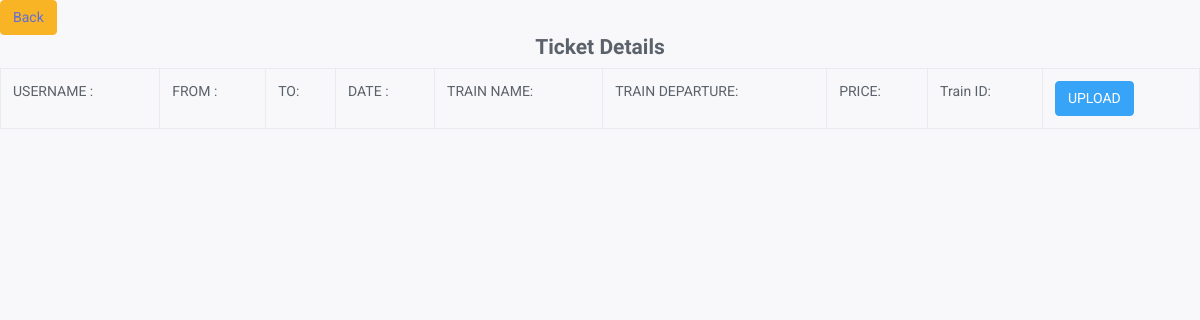
Before: /admin/receive.php?id1=6 with the older database file.
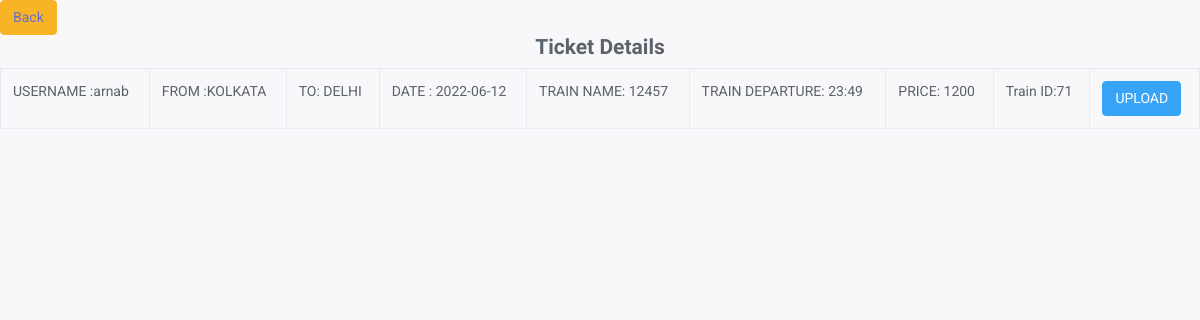
After: the same page with the newer database file.
### tables this page shows
CREATE TABLE IF NOT EXISTS `tbl_user` (
  `id` int(11) NOT NULL AUTO_INCREMENT,
  `username` varchar(50) NOT NULL,
  `email` varchar(100) NOT NULL,
  `password` varchar(100) NOT NULL,
  `confirm_password` varchar(100) NOT NULL,
  `Zip_code` varchar(200) NOT NULL,
  `phoneno` varchar(200) NOT NULL,
  PRIMARY KEY (`id`)
);

CREATE TABLE IF NOT EXISTS `enquiry` (
  `id1` int(11) NOT NULL AUTO_INCREMENT,
  `from1` varchar(255) NOT NULL,
  `to1` varchar(255) NOT NULL,
  `date1` date NOT NULL,
  `coachselection` text NOT NULL,
  `Pref_time` varchar(200) NOT NULL,
  `userid` int(11) NOT NULL,
  PRIMARY KEY (`id1`)
);

CREATE TABLE IF NOT EXISTS `train` (
  `train_id` int(11) NOT NULL AUTO_INCREMENT,
  `Train_Name` varchar(255) NOT NULL,
  `DEPARTURE` varchar(255) NOT NULL,
  `PRICE` text NOT NULL,
  `SELECTION` varchar(200) NOT NULL,
  `customer_id` int(11) NOT NULL,
  `upload` varchar(200) NOT NULL,
  PRIMARY KEY (`train_id`)
);

### admin/receive.php (the view, shortened to what this page needs)
<?php
require_once("includes/dbconnection.php");
$sql = mysqli_query($con,"select * from train t, enquiry e,tbl_user td where t.SELECTION='SELECTED' and t.customer_id=e.id1 and e.userid=td.id and e.id1='".$_GET["id1"]."'");
$row = mysqli_fetch_array($sql);
?>
<!DOCTYPE html>
<html>
<head>
      <?php include_once('includes/css.php'); ?>
<body data-sidebar="dark">
<table id="datatable" class="table table-bordered dt-responsive nowrap" style="border-collapse: collapse; border-spacing: 0; width: 100%;">
     <thead>
        <tr>
            <div class="btn btn-warning"><a href="enquiry.php" >Back</a></div>
             <h4 class="font-size-40" align="center">Ticket Details</h4>
        </tr>
    </thead>
    <tbody>
<tr>
                                                <td>USERNAME :<?php  echo $row['username'];?></td>
                                                 <td>FROM :<?php  echo $row['from1'];?></td>
                                                 <td>TO: <?php  echo $row['to1'];?></td>
                                                  <td>DATE : <?php  echo $row['date1'];?></td>
                                                <td>TRAIN NAME: <?php  echo $row['Train_Name'];?></td>
                                                <td>TRAIN DEPARTURE: <?php  echo $row['DEPARTURE'];?></td>
                                                <td>PRICE: <?php  echo $row['PRICE'];?></td>
                                                <td>Train ID:<?php echo $row['train_id'];?></td>
                                                <td>
                                                <a href="upload-manager.php?train_id=<?php echo $row['train_id'];?>"><button class="btn btn-info">UPLOAD</button></a>
                                                </td>
                                            </tr>
</body>
</html>

### admin/includes/css.php
<link href="assets/libs/chartist/chartist.min.css" rel="stylesheet">
        <link href="assets/libs/datatables.net-bs4/css/dataTables.bootstrap4.min.css" rel="stylesheet" type="text/css" />
        <link href="assets/libs/datatables.net-buttons-bs4/css/buttons.bootstrap4.min.css" rel="stylesheet" type="text/css" />
        <link href="assets/libs/datatables.net-responsive-bs4/css/responsive.bootstrap4.min.css" rel="stylesheet" type="text/css" />
        <link href="assets/css/bootstrap.min.css" id="bootstrap-style" rel="stylesheet" type="text/css" />
        <link href="assets/css/icons.min.css" rel="stylesheet" type="text/css" />
        <link href="assets/css/app.min.css" id="app-style" rel="stylesheet" type="text/css" />

Changed rows visible on the page:
now on this page (row unchanged): tbl_user: username "arnab"
now on this page (row unchanged): enquiry: from1 "KOLKATA", to1 "DELHI", date1 "2022-06-12"
added train: Train_Name "12457", DEPARTURE "23:49", PRICE "1200", train_id "71"
